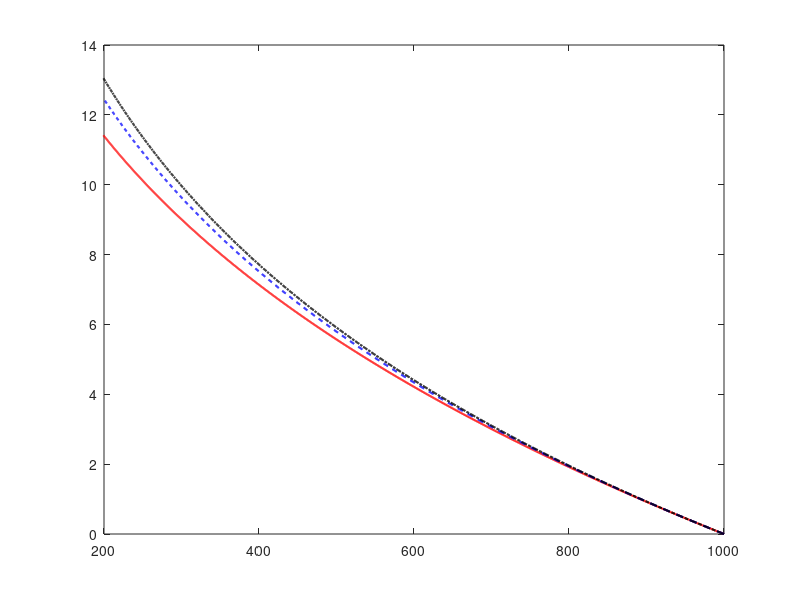

This figure's MATLAB source: (Note: this script raises an error after producing the figure.)
function S = PressureAndDensityCurves()
%Constants
    G = [10,6,4];
    T = [30,10,-10] + 273.15;
    p_o = 1000; %hPa
    g = 9.8; %m*s^-2
    R = 8.3145/0.02897;

%Data Generation
    linstyle = {'-','--','-.'};
    colour = {'r','b','k'};
    z = linspace(0,20,2000);
    graphShift = 0;
    close all;
    for i = 1:numel(T)
        for j = 1:numel(G)
            T_z{i,j} = T(i)-G(j).*z;
            P{i,j} = p_o*(1-(G(j)/T(i)).*z).^(g*1000/(R*G(j)));
            Z_tr{i,j} = ( 1-(200/p_o)^(R*G(j)/(g*1000)) )*T(i)/G(j);
            RHO{i,j} = 100*(p_o/(R*T(i)))*(1-(G(j)/T(i)).*z).^(g*1000/(R*G(j)) - 1);
        end 
    end

    for i = 1:numel(T)
        fig = figure;
        for j = 1:numel(G)          
            plot(P{i,j},z,strcat(linstyle{j},colour{j}),'linewidth',1.5);
            hold on;
        end
        %Pressure curve plotting parameters
        xlim([200 1000]);
        ylim([0 14]);
        title('Pressure Curve at T(z=0) = ' + string(T(i)-273.15) + '^oC');
        xlabel('Pressure p [hPa]');
        ylabel('Altitude z [km]');
        set(gca,'XMinorTick','on','YMinorTick','on');    
        legend({"\Gamma_1 = 1 [K/100m]" + newline + "z_{tr1} = " + Z_tr{i,1} + " [km]","\Gamma_2 = 0.6 [K/100m]" + newline + "z_{tr2} = " + Z_tr{i,2} + " [km]","\Gamma_3 = 0.4 [K/100m]" + newline + "z_{tr3} = " + Z_tr{i,3} + " [km]"});
        set(gcf,'position',[50+graphShift,50,300,400]);
        graphShift = 400 + graphShift;
    end
    
    graphShift = 0;

    for i = 1:numel(T)
        figure;
        for j = 1:numel(G)            
            plot(RHO{i,j},z,strcat(linstyle{j},colour{j}),'linewidth',1.5);
            hold on;
        end
        %Density curve plotting parameters
        xlim([0 1.5]);
        title('Density Curve at T(z=0) = ' + string(T(i)-273.15) + '^oC');
        xlabel('Density \rho [kg/m^3]');
        ylabel('Altitude z [km]');
        set(gca,'XMinorTick','on','YMinorTick','on');    
        legend({"\Gamma_1 = 1 [K/100m]","\Gamma_2 = 0.6 [K/100m]","\Gamma_3 = 0.4 [K/100m]"});
        set(gcf,'position',[50+graphShift,550,300,400]);
        graphShift = 400 + graphShift;
    end  
    
end
    
    
    
